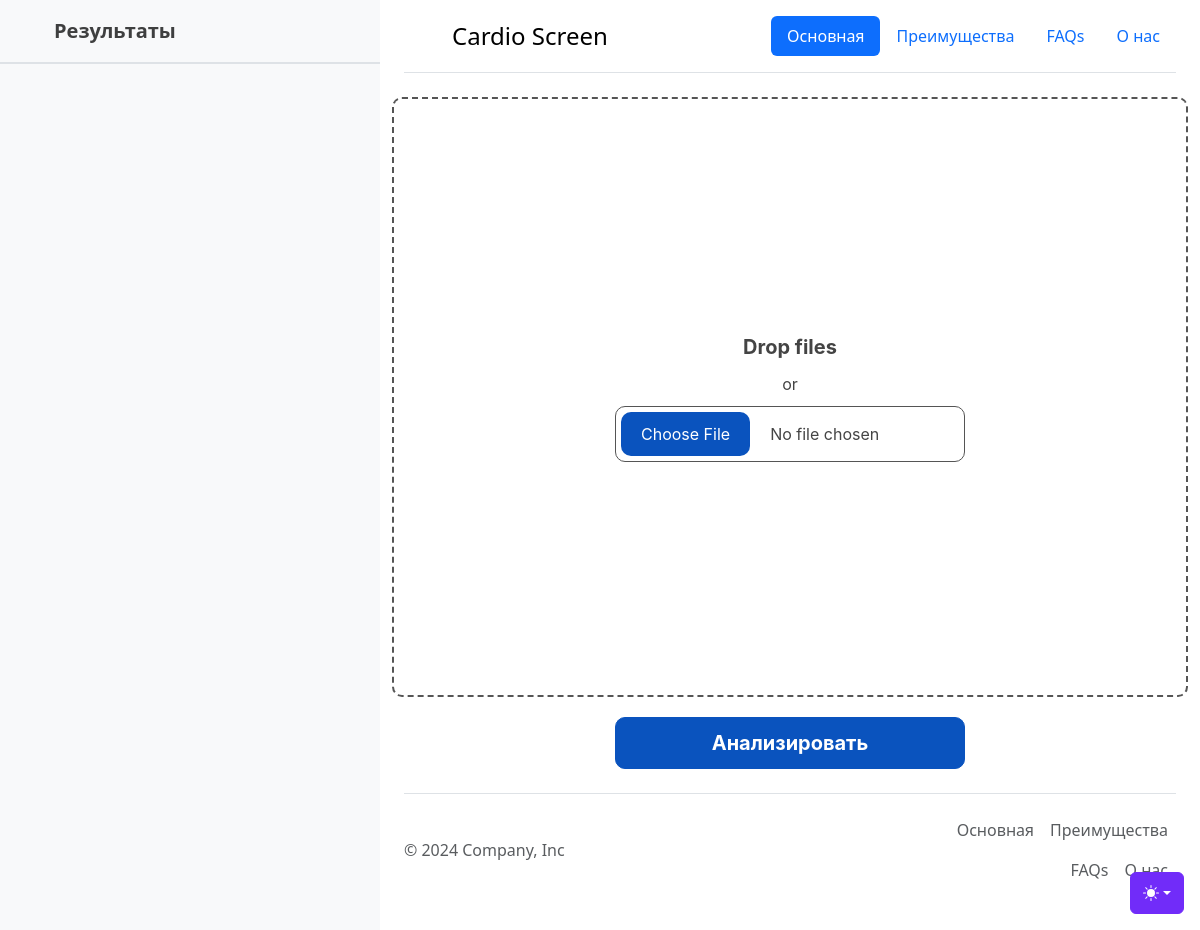
The app's page /6/ (signed in), older data.
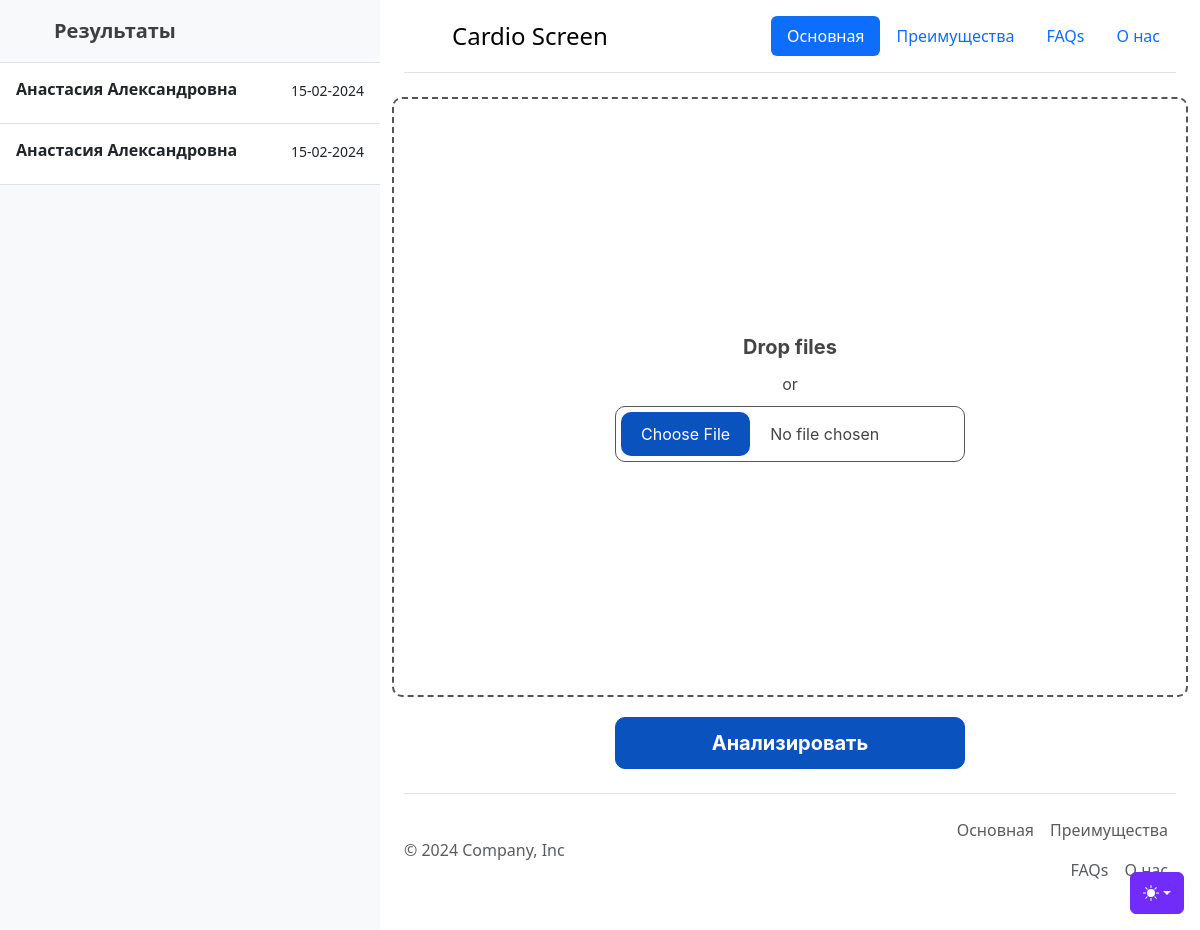
The same page, newer data.
### tables this page shows
CREATE TABLE Queue (id INTEGER NOT NULL UNIQUE PRIMARY KEY AUTOINCREMENT, account_id INTEGER NOT NULL, data TEXT NOT NULL, date TEXT NOT NULL, finished BOOLEAN NOT NULL DEFAULT (0), conclusion TEXT);

### app.py (the view)
@app.route('/<int:id>', methods=['GET', 'POST'])
def get_id(id):
    if request.method == 'POST':
        conclusion = request.form.get('conclusion')
        print(conclusion)
        conn = sqlite3.connect('Users.db')
        cur = conn.cursor()
        cur.execute('''UPDATE Queue SET finished = ?, conclusion = ? WHERE id = ?;''', (1, conclusion, id))
        cur.close()
        conn.commit()
        conn.close()
        return redirect(url_for("task_list"))
    tasks = get_q(True, id)
    return render_template('main.html', tasks=tasks, id=id)

### app.py (called while the page is built, shortened)
@app.route('/<int:id>/', methods=['GET', 'POST'])
def profile_id(id):
    tasks = get_q(False, id)
    return render_template('Upload.html', tasks=tasks)

### templates/Upload.html (shortened to what this page needs)
{% extends "main.html" %}
{% block name_list %}
    <span class="fs-5 fw-semibold">Результаты</span>
{% endblock %}
{% block condition %}
    {% for task in tasks %}
        {% if task.id==id %}
            {% set  ns.account_id=task.id %}
            {% set  ns.index=tasks.index(task) %}
            <a href="{{ task.id }}" class="list-group-item list-group-item-action py-3 lh-sm"
               aria-current="true" style="background: #0a53be">
        {% else %}
            <a href="{{ task.id }}" class="list-group-item list-group-item-action py-3 lh-sm">
        {% endif %}
    <div class="d-flex w-100 align-items-center justify-content-between">
        <strong class="mb-1">{{ task.name }}</strong>
        <small>{{ task.date }}</small>
    </div>
    </a>
    {% endfor %}
{% endblock %}
{% block body_2 %}
    <form method="POST" enctype="multipart/form-data">
        <label for="images" class="drop-container" id="dropcontainer">
            <span class="drop-title">Drop files</span>
            or
            <input type="file" name="file" id="images" accept=".npy" required>
        </label>
        <button class="upload-button" type="submit">Анализировать</button>
    </form>
{% endblock %}

### templates/main.html (shortened to what this page needs)
{% extends "sample.html" %}
{% set ns = namespace(account_id=0) %}
{% set ns = namespace(index=0) %}
{% block body %}
    <main class="d-flex flex-nowrap ">
        <div class="d-flex flex-column align-items-stretch flex-shrink-0 bg-body-tertiary" style="width: 380px;">
            <a href="/"
               class="d-flex align-items-center flex-shrink-0 p-3 link-body-emphasis text-decoration-none border-bottom">
                <svg class="bi pe-none me-2" width="30" height="24">
                    <use xlink:href="#bootstrap"/>
                </svg>
                {% block name_list %}{% endblock %}
            </a>
            <div class="list-group list-group-flush border-bottom scrollarea">
                {% block condition %}{% endblock %}
            </div>
        </div>
        <div class="container">
            <div class="container">
                <header class="d-flex flex-wrap justify-content-center py-3 mb-4 border-bottom">
                    <a href="/"
                       class="d-flex align-items-center mb-3 mb-md-0 me-md-auto link-body-emphasis text-decoration-none">
                        <svg class="bi me-2" width="40" height="32">
                            <use xlink:href="#bootstrap"/>
                        </svg>
                        <span class="fs-4">Cardio Screen</span>
                    </a>
                    <ul class="nav nav-pills">
                        <li class="nav-item"><a href="#" class="nav-link active" aria-current="page">Основная</a>
                        </li>
                        <li class="nav-item"><a href="#" class="nav-link">Преимущества</a></li>
                        <li class="nav-item"><a href="#" class="nav-link">FAQs</a></li>
                        <li class="nav-item"><a href="#" class="nav-link">О нас</a></li>
                    </ul>
                </header>
            </div>
            {% block body_2 %}{% endblock %}
            <div class="container">
                <footer class="d-flex flex-wrap justify-content-between align-items-center py-3 my-4 border-top">
                    <p class="col-md-4 mb-0 text-body-secondary">© 2024 Company, Inc</p>
                    <a href="/"
                       class="col-md-4 d-flex align-items-center justify-content-center mb-3 mb-md-0 me-md-auto link-body-emphasis text-decoration-none"
                       previewlistener="true">
                        <svg class="bi me-2" width="40" height="32">
                            <use xlink:href="#bootstrap"></use>
                        </svg>
                    </a>
                    <ul class="nav col-md-4 justify-content-end">
                        <li class="nav-item"><a href="#" class="nav-link px-2 text-body-secondary">Основная</a></li>
                        <li class="nav-item"><a href="#" class="nav-link px-2 text-body-secondary">Преимущества</a></li>
                        <li class="nav-item"><a href="#" class="nav-link px-2 text-body-secondary">FAQs</a></li>
                        <li class="nav-item"><a href="#" class="nav-link px-2 text-body-secondary">О нас</a></li>
                    </ul>
                </footer>
            </div>
        </div>
    </main>
{% endblock %}

### templates/sample.html (shortened to what this page needs)
<!doctype html>
<html lang="ru" data-bs-theme="auto">
  <head><script src="../static/assets/js/color-modes.js"></script>
    <link rel="stylesheet" href="https://cdn.jsdelivr.net/npm/@docsearch/css@3">
<link href="../static/assets/dist/css/bootstrap.min.css" rel="stylesheet">
  </head>
  <body {% block body_class %}{% endblock %}>
    <div class="dropdown position-fixed bottom-0 end-0 mb-3 me-3 bd-mode-toggle">
      <button class="btn btn-bd-primary py-2 dropdown-toggle d-flex align-items-center"
              id="bd-theme"
              type="button"
              aria-expanded="false"
              data-bs-toggle="dropdown"
              aria-label="Toggle theme (auto)">
        <svg class="bi my-1 theme-icon-active" width="1em" height="1em"><use href="#circle-half"></use></svg>
      </button>
    </div>
    {% block body %}
    {% endblock %}
    </body>
</html>

### templates/sample.html (style rules this page uses)
.bi { vertical-align: -.125em; fill: currentColor; }
.btn-bd-primary { --bd-violet-bg: #712cf9; --bd-violet-rgb: 112.520718, 44.062154, 249.437846; --bs-btn-font-weight: 600; --bs-btn-color: var(--bs-white); --bs-btn-bg: var(--bd-violet-bg); --bs-btn-border-color: var(--bd-violet-bg); --bs-btn-hover-color: var(--bs-white); --bs-btn-hover-bg: #6528e0; --bs-btn-hover-border-color: #6528e0; --bs-btn-focus-shadow-rgb: var(--bd-violet-rgb); --bs-btn-active-color: var(--bs-btn-hover-color); --bs-btn-active-bg: #5a23c8; --bs-btn-active-border-color: #5a23c8; }
.bd-mode-toggle { z-index: 1500; }

Row changes from the older to the newer data that the page shows:
added Queue: name "Анастасия Александровна", date "15-02-2024"
added Queue: name "Анастасия Александровна", date "15-02-2024"
